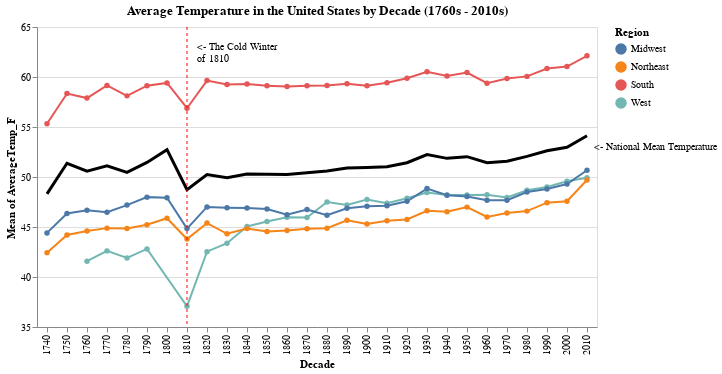

The code cell stored with this chart in its notebook:
### Code cell
state_map = alt.Chart(states).mark_line(point = True).encode(
    x = 'Decade:O',
    y = alt.Y('mean(AverageTemp_F):Q', scale = alt.Scale(domain = [35, 65])),
    color = 'Region:N'
).properties(
    title = 'Average Temperature in the United States by Decade (1760s - 2010s)'
)

national_mean = alt.Chart(states).mark_line(color = 'black', strokeWidth=3).encode(
    x = 'Decade:O',
    y = alt.Y('mean(AverageTemp_F):Q', scale = alt.Scale(domain = [35, 65]))
)

national_temp = alt.Chart({'values':[{}]}).mark_text(
    text=["<- National Mean Temperature"],
    fontSize=10,
    align='right',
    baseline='middle'
).encode(
    x=alt.value(680),
    y=alt.value(120),
)

dotted_line = alt.Chart(pd.DataFrame({'Decade': [1810]})).mark_rule(strokeDash=[3, 3], color='red').encode(
    x='Decade:O'
)

cold_friday = alt.Chart({'values':[{}]}).mark_text(
    text = ['<- The Cold Winter', 'of 1810'],
    fontSize = 10,
    align = 'left',
    baseline = 'middle'
).encode(
    x = alt.value(160),
    y = alt.value(20)
)

state_map + national_mean + national_temp + dotted_line + cold_friday

### Figure 1 — Vega-Lite specification as saved in the notebook (floating-point values rounded to 4 significant figures; data arrays with more than 128 entries replaced by an {"elided": "..."} marker saying what was removed)
{"config": {"view": {"continuousWidth": 300, "continuousHeight": 300}}, "layer": [{"mark": {"type": "line", "point": true}, "encoding": {"color": {"field": "Region", "type": "nominal"}, "x": {"field": "Decade", "type": "ordinal"}, "y": {"aggregate": "mean", "field": "AverageTemp_F", "scale": {"domain": [35, 65]}, "type": "quantitative"}}, "title": "Average Temperature in the United States by Decade (1760s - 2010s)"}, {"mark": {"type": "line", "color": "black", "strokeWidth": 3}, "encoding": {"x": {"field": "Decade", "type": "ordinal"}, "y": {"aggregate": "mean", "field": "AverageTemp_F", "scale": {"domain": [35, 65]}, "type": "quantitative"}}}, {"data": {"name": "empty"}, "mark": {"type": "text", "align": "right", "baseline": "middle", "fontSize": 10, "text": ["<- National Mean Temperature"]}, "encoding": {"x": {"value": 680}, "y": {"value": 120}}}, {"data": {"name": "data-5d91d05715aaca8b783514a8c832507c"}, "mark": {"type": "rule", "color": "red", "strokeDash": [3, 3]}, "encoding": {"x": {"field": "Decade", "type": "ordinal"}}}, {"data": {"name": "empty"}, "mark": {"type": "text", "align": "left", "baseline": "middle", "fontSize": 10, "text": ["<- The Cold Winter", "of 1810"]}, "encoding": {"x": {"value": 160}, "y": {"value": 20}}}], "data": {"name": "data-0016213991f8816865eae5b935c9ea52"}, "$schema": "https://vega.github.io/schema/vega-lite/v5.16.3.json", "datasets": {"data-0016213991f8816865eae5b935c9ea52": {"elided": "1292 records"}, "empty": [{}], "data-5d91d05715aaca8b783514a8c832507c": [{"Decade": 1810}]}}
